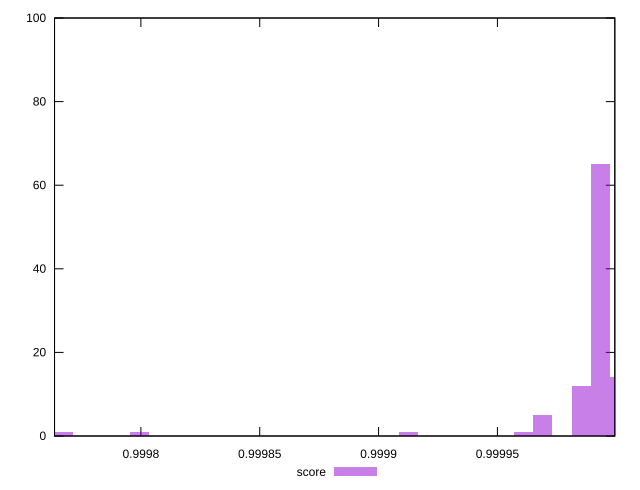

Write gnuplot code to recreate this figure.
reset

$score <<EOF
0.9999933275305066 65
1.0000014026076447 14
0.9999852524533688 12
0.9999691022990929 5
0.9999125767591273 1
0.9997995256791962 1
0.9997672253706444 1
0.9999610272219549 1
EOF

set key outside below
set boxwidth 0.000008075077137935404
set xrange [0.9997636670093073:0.9999993949667043]
set yrange [0:100]
set trange [0:100]
set style fill transparent solid 0.5 noborder
set terminal svg size 640, 490 enhanced background rgb 'white'
set output "reprap/max-potential-fid/samples/pages+cached+noexternal+nofonts+nosvg+noimg/score/histogram.svg"

plot $score title "score" with boxes

reset
